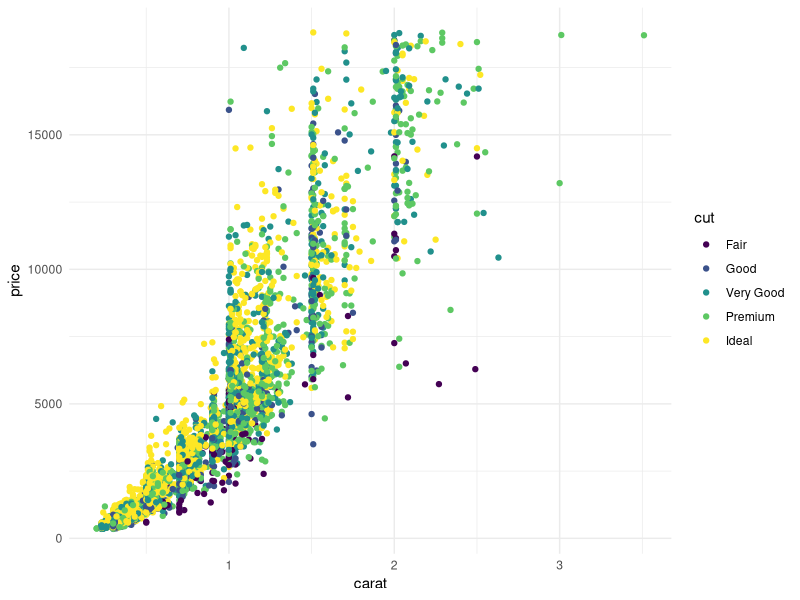
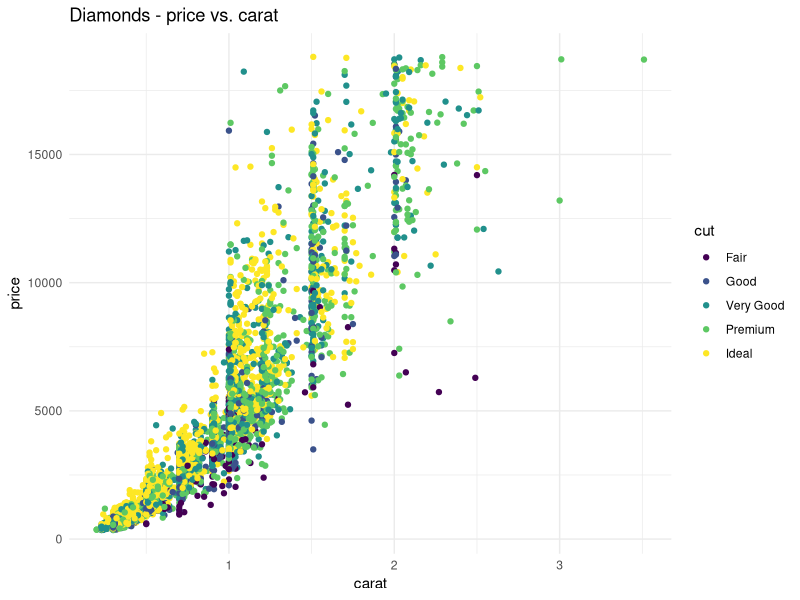
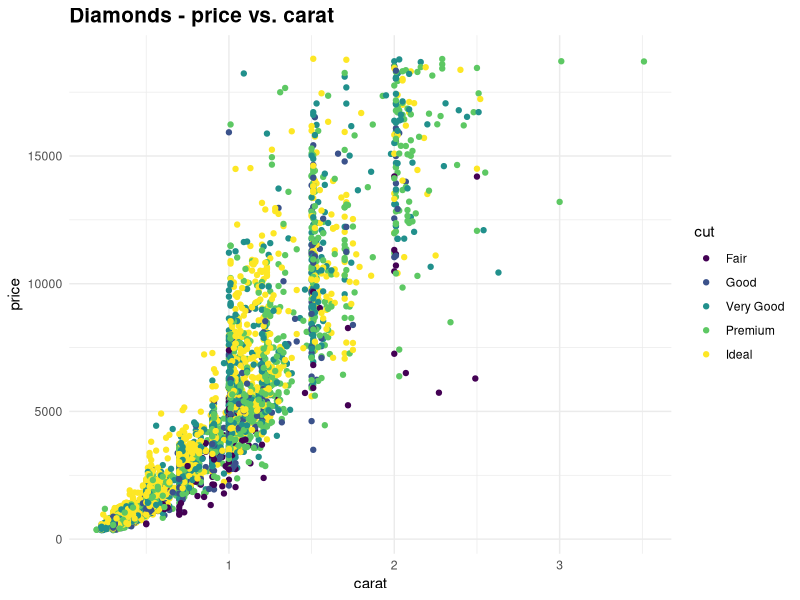
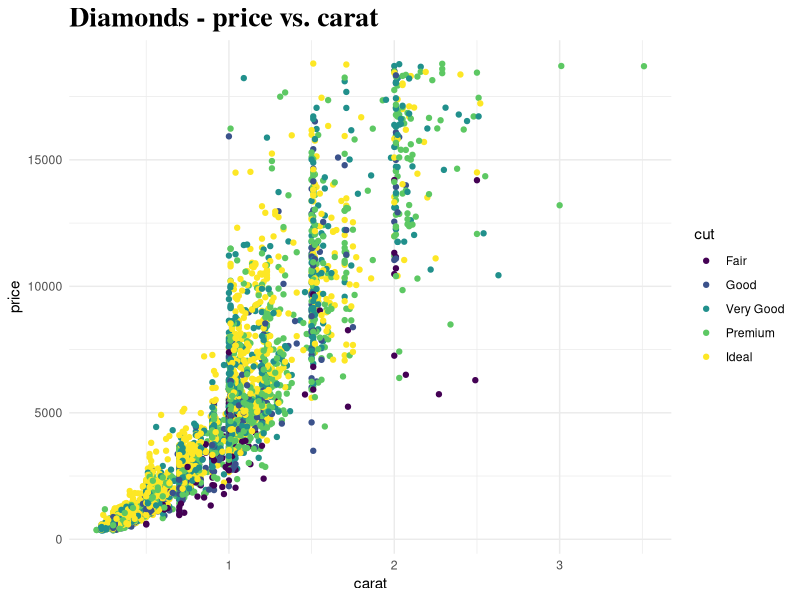
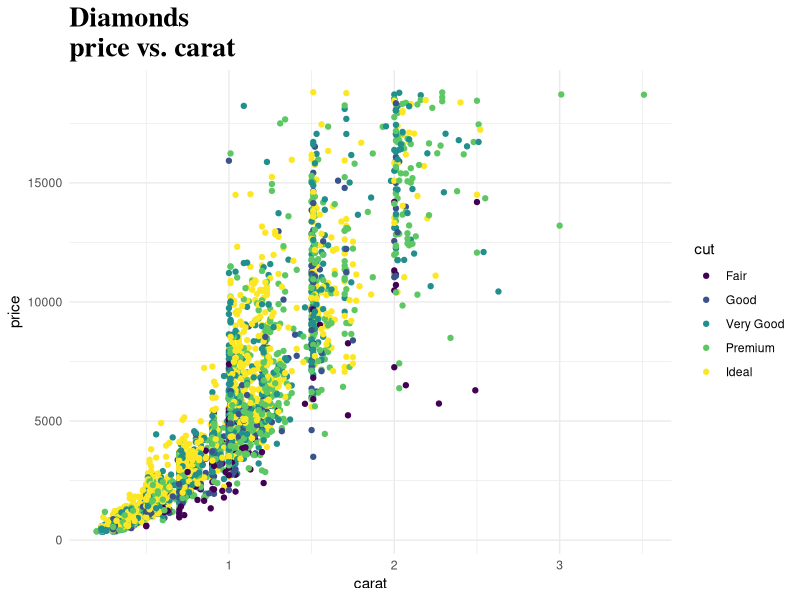
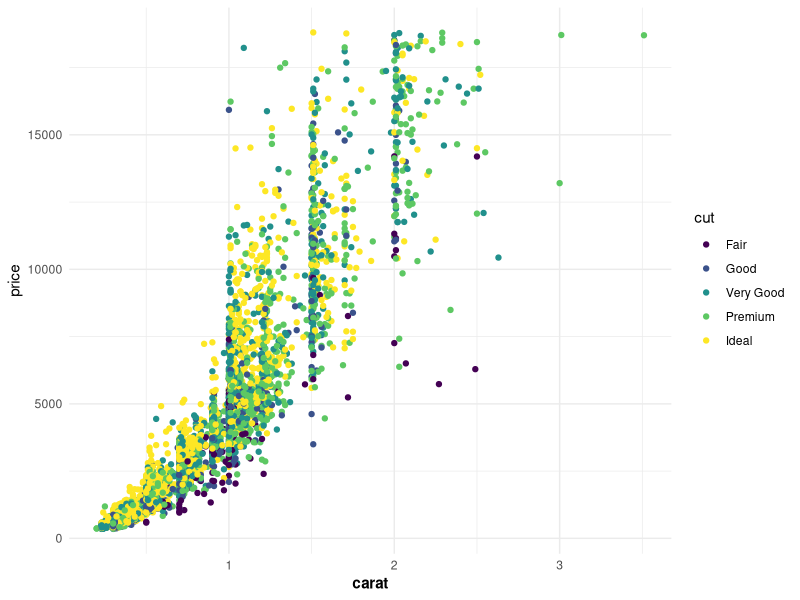
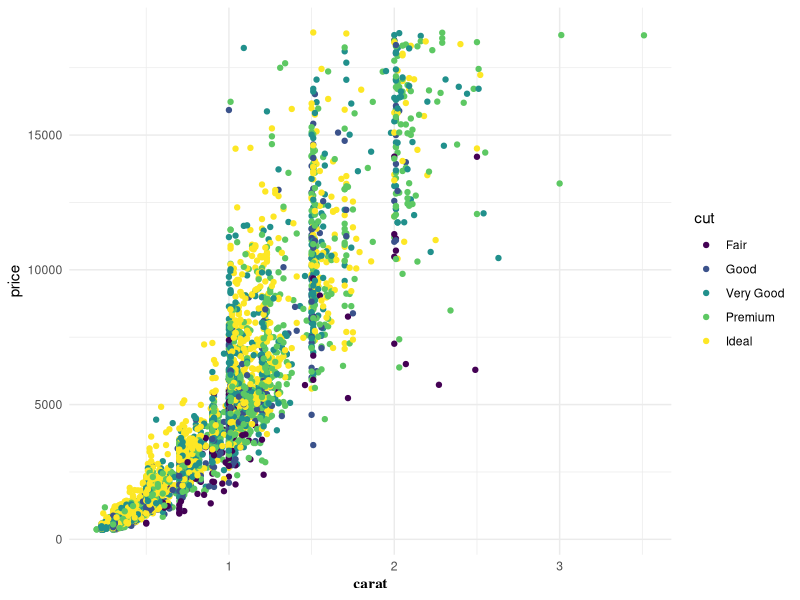
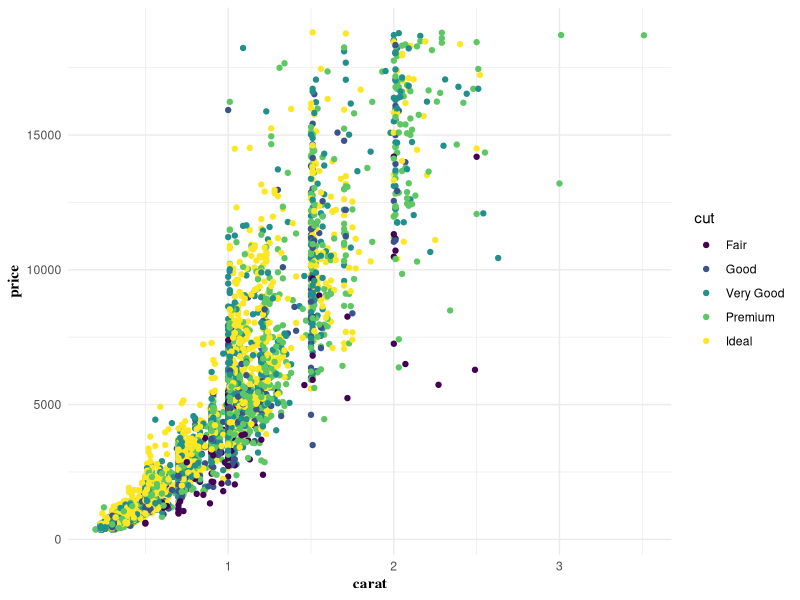

Recreate these plots in R, in order.
## ---- chunk 1
knitr::opts_chunk$set(echo = TRUE, warning = F, message = F)
## ---- chunk 2
library(dplyr)
library(ggplot2)
data <- diamonds %>% sample_n(5000)
data %>% summary
## ---- chunk 3
#Tạo theme
theme_set(theme_minimal())

p <- ggplot(data, aes(x=carat, y = price)) +
  geom_point(aes(col=cut))
p

#Bước 2: Tạo thêm "layer" cho phép tùy chỉnh các thành phần trong biểu đồ
#Sử dụng layer "theme" để tùy chỉnh

#Bước 2.1: Tạo biểu đồ có title & subtitle
p1 <- p + 
  labs(title = "Diamonds - price vs. carat")
p1
## ---- chunk 4
p1 + 
  theme(plot.title = element_text(size = 15, face = "bold"))
## ---- chunk 5
#library(extrafont)
p1 + 
  theme(plot.title = element_text(size = 20, 
                                  face = "bold", 
                                  family = "serif"))
## ---- chunk 6
p + 
  ggtitle("Diamonds \nprice vs. carat") + 
  theme(plot.title = element_text(size = 20, 
                                  face = "bold", 
                                  family = "serif"))

## ---- chunk 7
p + 
  theme(axis.title.x = element_text(size = 11, 
                                    face = "bold"))
## ---- chunk 8
p + 
  theme(axis.title.x = element_text(family = "serif", 
                                    face = "bold"))
## ---- chunk 9

p + 
  theme(axis.title = element_text(family = "serif", 
                                      face = "bold"))
## ---- chunk 10
p + 
  theme(axis.text.x = element_text(size = 13, face = "italic"))
## ---- chunk 11
p + 
  theme(axis.text.x = element_text(size = 13, angle = 45))
## ---- chunk 12
p + 
  theme(axis.text = element_text(size = 13, angle = 45))
## ---- chunk 13
p + theme(legend.position = "none")
## ---- chunk 14
p + theme(legend.title = element_blank())
## ---- chunk 15
p + 
  theme(legend.title = element_text(size = 14, 
                                    face = "bold", 
                                    color = "red"))
## ---- chunk 16
p + scale_colour_discrete(name = "Type of diamonds")
## ---- chunk 17
p + 
  theme(legend.text = element_text(size =12, 
                                   face = "bold", 
                                   family = "serif"))
## ---- chunk 18
p + 
  scale_color_manual(values = c("darkred", "darkblue", "violet", "darkgreen", "orange"))
## ---- chunk 19
#Sử dụng Brewer
p + 
  scale_colour_brewer(palette = "Set1")

#Sử dụng bảng màu của Tableau
library(ggthemes)
p + 
  scale_colour_tableau() + 
  theme_tufte()
## ---- chunk 20
# Tạo biểu đồ gốc
p <- ggplot(data, aes(x = carat, y = price)) +
  geom_point(aes(col=price))
p
## ---- chunk 21
p + scale_color_gradient(low = "darkblue", high = "darkred")
## ---- chunk 22
p + scale_color_gradient2(midpoint = mean(data$price), 
                          low = "blue4", 
                          mid = "white", 
                          high = "red4")
